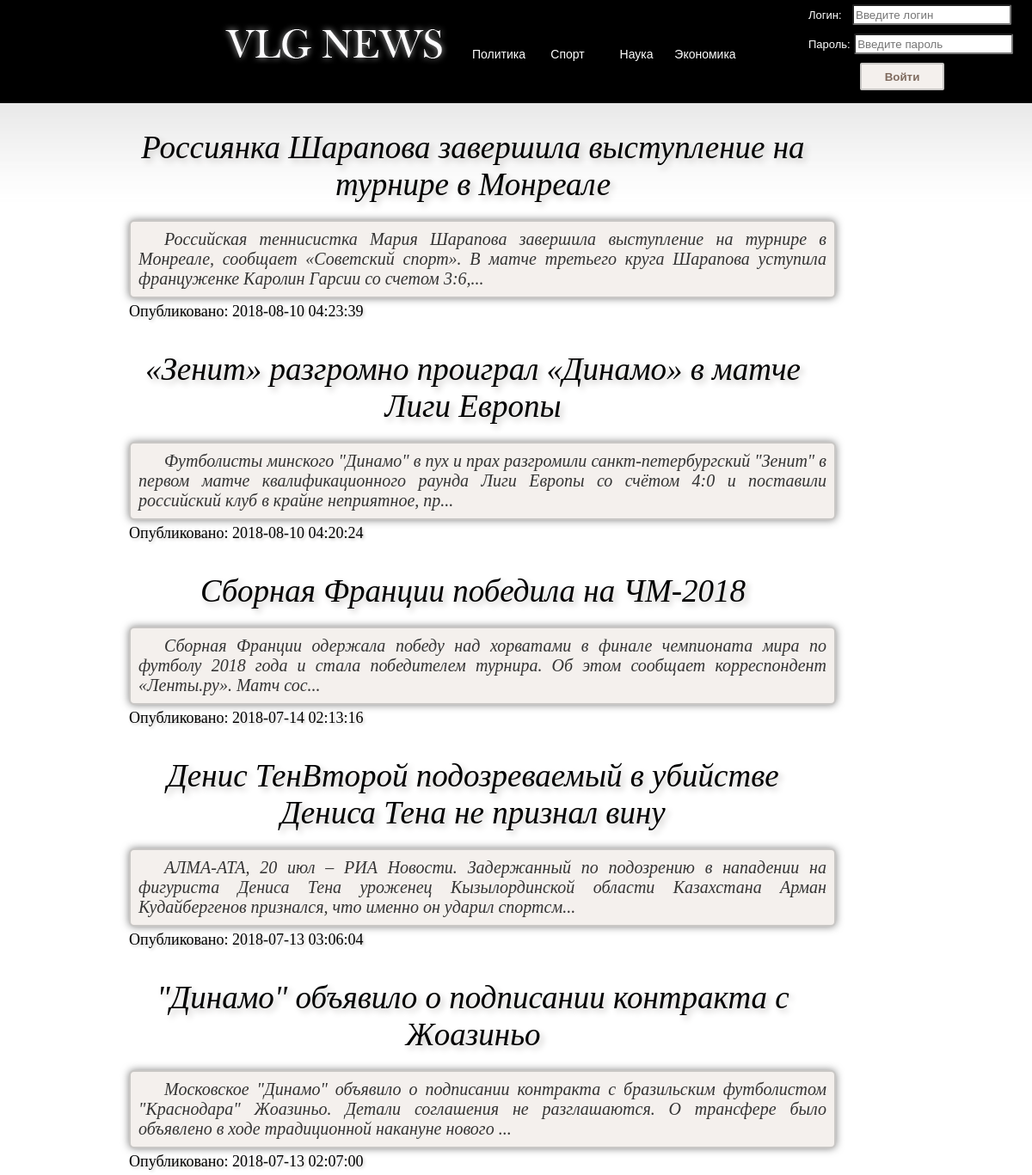
Screenshot of /index.php?section=sport with the database file from the repository.
### tables this page shows
CREATE TABLE `news` (
  `id` int(11) NOT NULL,
  `head` varchar(150) NOT NULL,
  `text` text NOT NULL,
  `publication_date` datetime NOT NULL,
  `section` varchar(10) NOT NULL,
  `keywords` varchar(400) NOT NULL
);

### index.php (the view, shortened to what this page needs)
<!DOCTYPE >
<html>
<head>
<link href="css/stylesheet.css" rel="stylesheet" type="text/css" />
</head>
<body>
<div id="top_bar_black">
    <div id="logo_container"> <a href=./ > <div id="logo_image"> </div></a>
        <div id="nav_block">
          <a href=index.php?section=politic>
            <div class="nav_button"> Политика </div>
          </a>
          <a href=index.php?section=sport>
            <div class="nav_button"> Спорт </div>
          </a>
          <a href=index.php?section=science>
            <div class="nav_button"> Наука </div>
          </a>
          <a href=index.php?section=economic>
            <div class="nav_button"> Экономика </div>
          </a>
        </div>
    </div>
          <?php if(isset($_SESSION['user'])) { ?>
               <div id="greeting_form">
                    <br/><h3>Здравствуйте, <?php echo $_SESSION['user'].", ваш уровень прав: ".$_SESSION['root'];?> </h3>
                    <form name = "myform" action = "model/model.php" method = "post">
                             <input type = "submit" name = "submit_close" value = "Выйти" />
                                <?php if(($_SESSION['root']) == 10) { ?>
                                    <input type = "submit" name = "create_news" value = "Добаить новость" />
                                <?php } ?>
                    </form>
                </div>
         <?php } else { ?>
                <div id="avt_form">
                    <form class="avt_form" name = "myform" action = "model/model.php" method = "post">
                         <label>Логин:</label>
                         <input type = "text"  name = "login" placeholder = "Введите логин" /><br/>
                         <label>Пароль:</label>
                         <input type = "password" name = "pass" placeholder = "Введите пароль" /><br />
                         <input type = "submit" name = "submit" value = "Войти" />
                    </form>
                </div>
        <?php } ?>
 </div>
<?php  require_once "model/bd.php";
    if(isset($_GET['tag']))
    {
        $tag = htmlspecialchars($_GET['tag']);
        $sth = $dbh->query('SELECT LEFT(text, 200), head, publication_date, keywords, id FROM news ORDER BY publication_date DESC LIMIT 10');
         foreach($sth as $row)
            {
                $str = mb_strtolower($row['keywords'], 'UTF-8');
                $tags = preg_split("/[\s,]+/", $str);
                foreach($tags as $word)
                {
                    if ($word == $tag)
                    {
                        echo "<a href = list.php?id=".$row['id'].">
                                <div id=content_container>
                                        <div id=header>
                                            <div class=header_content_mainline>".$row['head']."</div>
                                        </div>
                                    <div id=header_lower>";
                                        if (file_exists("model/fornews/".$row['id'].".jpg"))
                                            echo "<img src = model/fornews/".$row['id'].".jpg >";
                                         echo "<div id=header_content_boxcontent>".$row['LEFT(text, 200)']. "..."."</div>
                                               <div id=publication_date> Опубликовано: ".$row['publication_date']." </div>
                                    </div>
                            </a>";
                                if(($_SESSION['root']) == 10)
                    {
                        echo  " <div id=admin_buttons>
                                        <form name = adm_form action = model/admin.php?id=".$row['id']." method=post>
                                            <input type=submit name=delete value=Удалить />
                                            <input type=submit name=edit value=Редактировать />
                                        </form>
                                </div>";
                    }
                            echo "</div>";
                    }
                }
            }
    }
    else
    {
        if(isset($_GET['section']))
            {
                $section = htmlspecialchars($_GET['section']);
                $sth = $dbh->prepare('SELECT LEFT(text, 200), head, publication_date, id FROM news  WHERE section = ? ORDER BY publication_date DESC LIMIT 10');
                $sth->execute(array($section));
            }
        else
            {
                $sth = $dbh->query('SELECT LEFT(text, 200), head, publication_date, id FROM news ORDER BY publication_date DESC LIMIT 10');
            }
            foreach($sth as $row)
            {
                echo "<a href = list.php?id=".$row['id'].">
                        <div id=content_container>
                            <div id=header>
                                <div class=header_content_mainline>".$row['head']."</div>
                            </div>
                                <div id=header_lower>";
                                     echo "<div id=header_content_boxcontent>".$row['LEFT(text, 200)']. "..."."</div>
                                <div id=publication_date> Опубликовано: ".$row['publication_date']." </div>
                        </div>
                    </a>";
            }
    }
 ?>
</body>
</html>

### css/stylesheet.css (style rules this page uses)
body { margin:0px; padding:0px; background-attachment:scroll; background-image:url(../images/background.jpg); background-repeat:repeat-x; background-position:left top; }
#content_container, #content_container_list, #navigation { margin:auto; margin-bottom:100px; width:900px; background-attachment:scroll; }
.header_content_mainline { text-align:center; font-size:37px; color:#000000; width:800px; font-weight:500; font-style:italic; text-shadow:#c9c7c5 0.1em 0.1em 0.2em; }
#header_content_boxcontent { text-indent:1.5em; text-align:justify; margin-top:10px; font-size:20px; color:#333333; width:800px; font-style:italic; border:2px solid #c9c7c5; border-radius:6px; padding:9px; background-color:f4f0ed; box-shadow:0 0 10px rgba(0,0,0,0.5); }
#header_lower { width:800px; float:left; }
#publication_date { margin-top:5px; margin-bottom:5px; font-size:18px; color:black; text-shadow:#c9c7c5 0.1em 0.1em 0.2em; }
#logo_container { height:90px; width:700px; margin-left:20%; float:left; }
#logo_image { width:300px; height:69px; margin-top:20px; float:left; background-image:url(../images/logo.png); }
#top_bar_black { width:100%; height:120px; background-color:#000000; }
#avt_form { font-family:Verdana, Arial, Helvetica, sans-serif; color:#FFFFFF; white-space:nowrap; }
#avt_form > form > label { text-align:center; font-size:13px; }
#avt_form > form > input { margin:5px 0 5px 0; transition:0.3s; }
#avt_form > form > input[type = "text"] { margin-left:8px; height:24px; border-radius:2px; }
#avt_form > form > input[type = "password"] { height:24px; border-radius:2px; }
#avt_form > form > input[type = "submit"], #greeting_form > form > input[type = "submit"] { margin-left:60px; display:inline-block; color:#7f6b5f; font-weight:700; text-decoration:none; user-select:none; padding:.5em 2em; outline:none; border:2px solid #c9c7c5; border-radius:2px; transition:0.2s; background-color:f4f0ed; }
#nav_block { margin-top:20px; width:400px; height:90px; float:left; }
.nav_button { width: 80px; color:#FFFFFF; font-family:Verdana, Arial, Helvetica, sans-serif; font-size:14px; margin-top:35px; text-align:center; float:left; }
#header { width:800px; margin-top:30px; margin-bottom:10px; float:left; }

### rows the page displays
news: head "Россиянка Шарапова завершила выступление на турнире в Монреале", LEFT "Российская теннисистка Мария Шарапова завершила выступление на турнире в Монреале, сообщает «Советский спорт». В матче третьего круга Шарапова уступила француженке Каролин Гарсии со счетом 3:6,", publication_date "2018-08-10 04:23:39"
news: head "«Зенит» разгромно проиграл «Динамо» в матче Лиги Европы", LEFT "Футболисты минского \"Динамо\" в пух и прах разгромили санкт-петербургский \"Зенит\" в первом матче квалификационного раунда Лиги Европы со счётом 4:0 и поставили российский клуб в крайне неприятное, пр", publication_date "2018-08-10 04:20:24"
news: head "Сборная Франции победила на ЧМ-2018", LEFT "Сборная Франции одержала победу над хорватами в финале чемпионата мира по футболу 2018 года и стала победителем турнира. Об этом сообщает корреспондент «Ленты.ру». Матч сос", publication_date "2018-07-14 02:13:16"
news: head "Денис ТенВторой подозреваемый в убийстве Дениса Тена не признал вину", LEFT "АЛМА-АТА, 20 июл – РИА Новости. Задержанный по подозрению в нападении на фигуриста Дениса Тена уроженец Кызылординской области Казахстана Арман Кудайбергенов признался, что именно он ударил спортсм", publication_date "2018-07-13 03:06:04"
news: head "\"Динамо\" объявило о подписании контракта с Жоазиньо", LEFT "Московское \"Динамо\" объявило о подписании контракта с бразильским футболистом \"Краснодара\" Жоазиньо. Детали соглашения не разглашаются. О трансфере было объявлено в ходе традиционной накануне нового", publication_date "2018-07-13 02:07:00"
